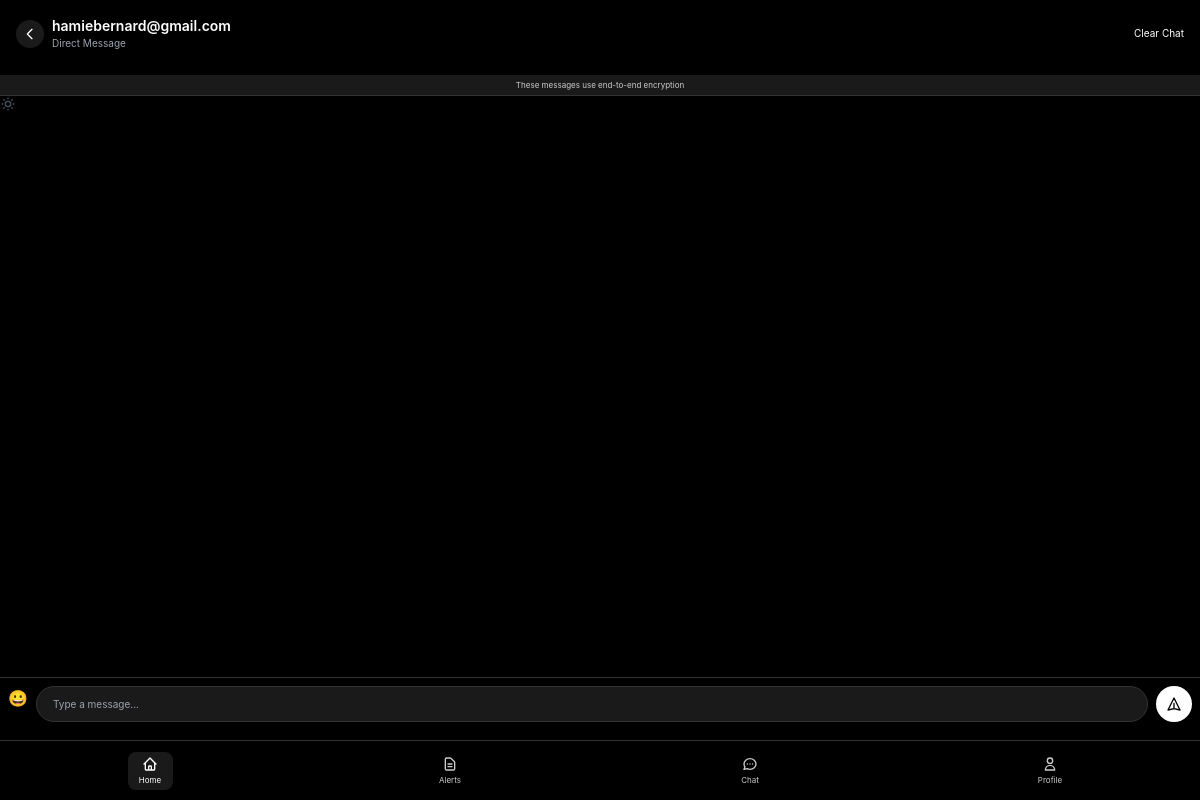
Before: /dm/2/ (signed in) with the older database file.
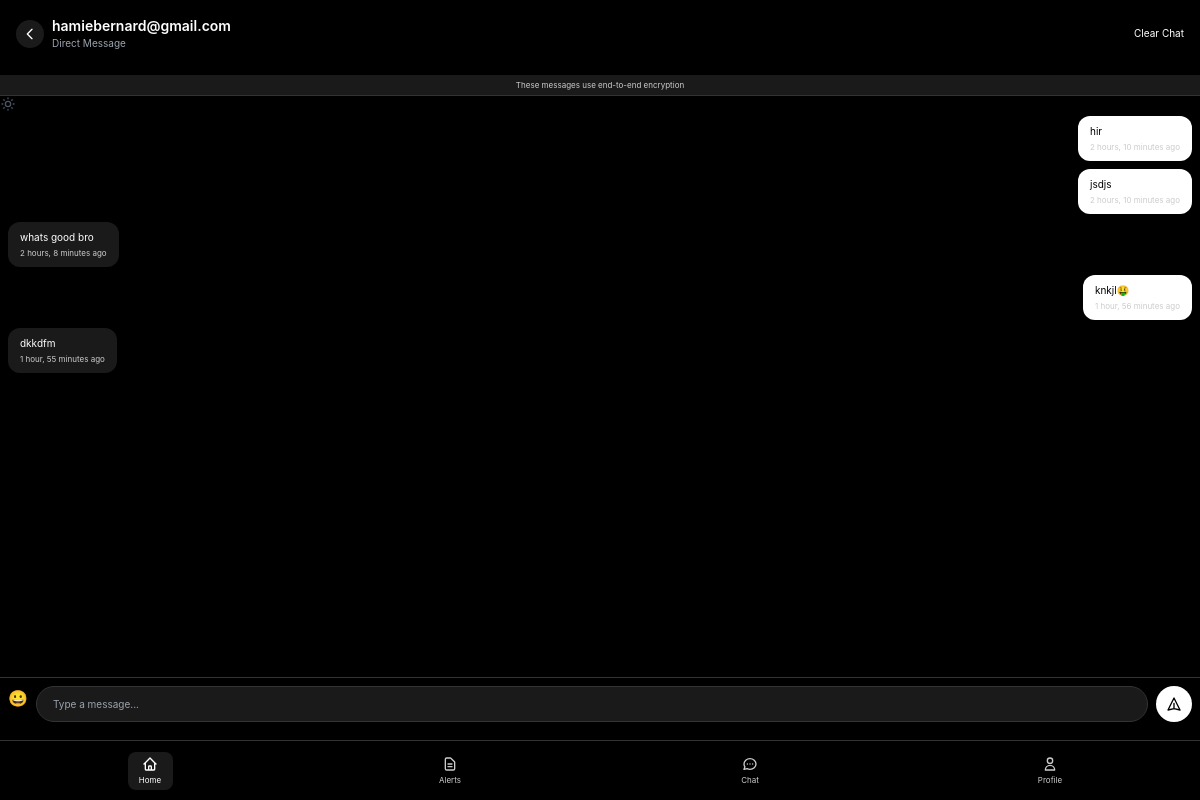
After: the same page with the newer database file.
### core/models.py (models this page shows, shortened)
class Message(models.Model):
    sender = models.ForeignKey(User, on_delete=models.CASCADE, related_name='sent_messages')
    recipient = models.ForeignKey(User, on_delete=models.CASCADE, related_name='received_messages')
    content = models.TextField()
    timestamp = models.DateTimeField(auto_now_add=True)
    is_read = models.BooleanField(default=False)

### core/views.py (the view)
# urls.py: path('dm/<int:user_id>/', DMView.as_view(), name='dm'),
class DMView(LoginRequiredMixin, TemplateView):
    template_name = 'dm.html'
    def get_context_data(self, **kwargs):
        context = super().get_context_data(**kwargs)
        user = self.request.user
        other_user_id = self.kwargs['user_id']
        other_user = get_object_or_404(User, id=other_user_id)
        messages = Message.objects.filter(
            (Q(sender=user, recipient=other_user) | Q(sender=other_user, recipient=user))
        ).order_by('timestamp')
        messages.filter(recipient=user, is_read=False).update(is_read=True)
        context['other_user'] = other_user
        context['messages'] = messages
        context['last_message_id'] = messages.last().id if messages.exists() else 0
        return context

### core/templates/dm.html (shortened to what this page needs)
{% load static %}
<!DOCTYPE html>
<html lang="en" class="dark">
<head>
  <script src="https://cdn.tailwindcss.com"></script>
  <link href="https://fonts.cdnfonts.com/css/maria-2" rel="stylesheet">
</head>
<body>
  <div id="app-container">
    <div class="px-4 pt-4 pb-3">
      <div class="flex items-center justify-between mb-3">
        <div class="flex items-center space-x-2">
          <a href="{% url 'inbox' %}" class="p-1.5 rounded-full bg-white/10">
            <svg class="w-4 h-4 text-white" fill="none" stroke="currentColor" viewBox="0 0 24 24">
              <path stroke-linecap="round" stroke-linejoin="round" stroke-width="2" d="M15 19l-7-7 7-7" />
            </svg>
          </a>
          <div>
            <h2 class="header-title text-sm font-semibold text-white">{{ other_user.username }}</h2>
            <p class="header-desc text-8px text-gray-400">Direct Message</p>
          </div>
        </div>
        <button class="clear-chat-btn" onclick="clearChat()">Clear Chat</button>
      </div>
    </div>
    <div class="encryption-notice">
      These messages use end-to-end encryption
    </div>
    <div class="theme-toggle" onclick="toggleTheme()">
    </div>
    <div class="chat-container content" id="chat-container">
      {% for msg in messages %}
        <div class="chat-message {% if msg.sender == request.user %}sent{% else %}received{% endif %}" data-message-id="{{ msg.id }}">
          {{ msg.content }}
          <div class="message-time">{{ msg.timestamp|timesince }} ago</div>
        </div>
      {% endfor %}
    </div>
    <div class="chat-form">
      <span class="emoji-button" id="emoji-button">😀</span>
      <input type="text" id="chat-input" class="chat-input" placeholder="Type a message..." autocomplete="off">
      <button type="button" id="send-btn" class="send-btn">
        <svg class="w-4 h-4" fill="none" stroke="currentColor" viewBox="0 0 24 24">
          <path stroke-linecap="round" stroke-linejoin="round" stroke-width="2" d="M12 19l9 2-9-18-9 18 9-2zm0 0v-8" />
        </svg>
      </button>
    </div>
    {% include 'bottom_nav.html' %}
  </div>
</body>
</html>

Changed rows visible on the page:
added Message: content "hir", timestamp "2 hours, 10 minutes"
added Message: content "jsdjs", timestamp "2 hours, 10 minutes"
added Message: content "whats good bro", timestamp "2 hours, 8 minutes"
added Message: content "knkjl🤑", timestamp "1 hour, 56 minutes"
added Message: content "dkkdfm", timestamp "1 hour, 55 minutes"
